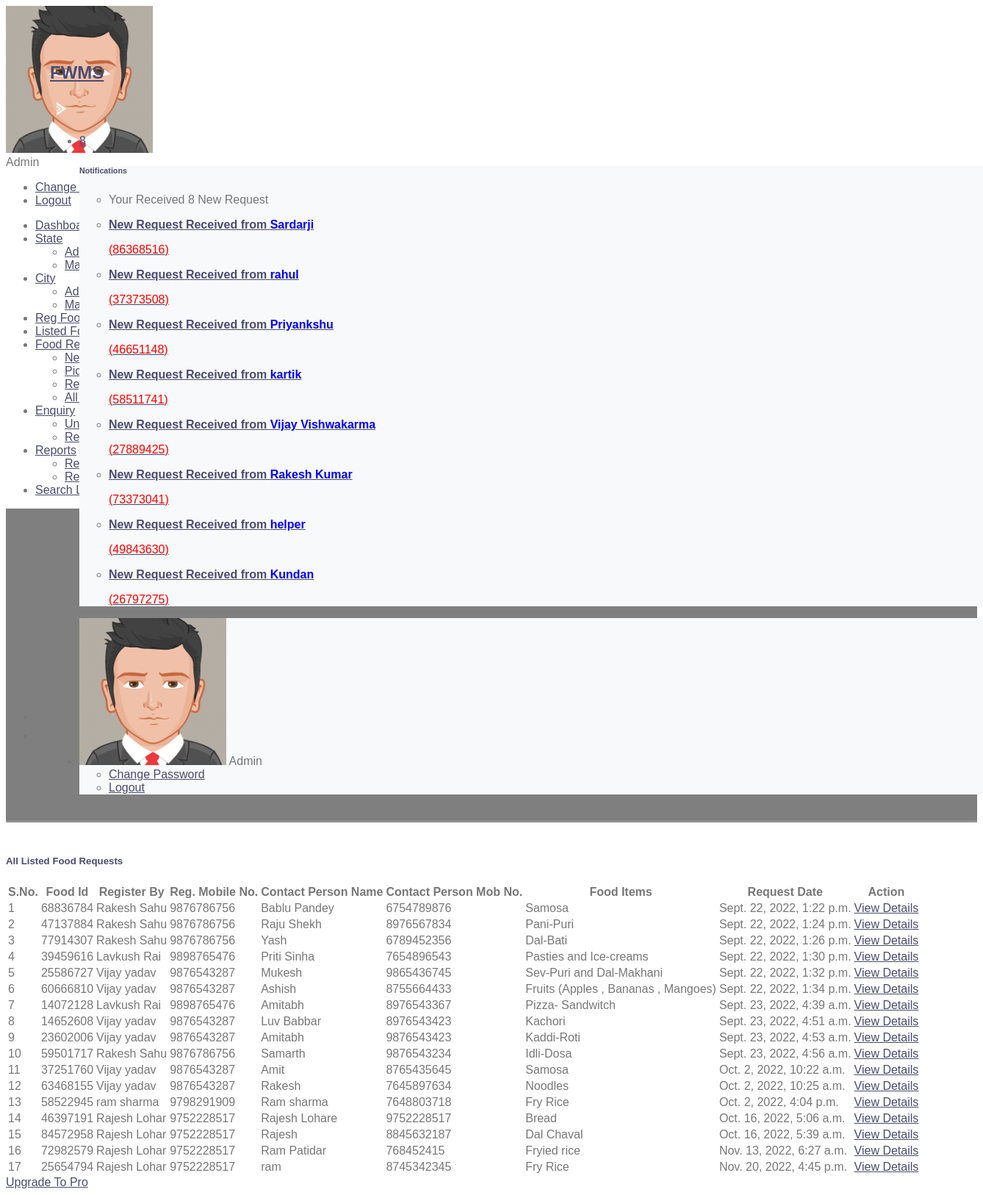
The page /listedFood (signed in) on the database its author committed.
### foodwaste/models.py (models this page shows, shortened)
class Foodrequests(models.Model):
    food = models.ForeignKey(Food, on_delete=models.CASCADE, null=True)
    requestNumber = models.CharField(max_length=150, null=True)
    fullName = models.CharField(max_length=250, null=True)
    mobileNumber = models.CharField(max_length=15, null=True)
    message = models.CharField(max_length=350, null=True)
    requestDate = models.DateTimeField(auto_now_add=True)
    status = models.CharField(max_length=50, null=True) #tobc
    donorRemark = models.CharField(max_length=250, null=True)
    requestCompletionDate = models.DateField(null=True)

class Food(models.Model):
    donorid = models.ForeignKey(Donor, on_delete=models.CASCADE, null=True)
    foodId = models.CharField(max_length=150, null=True)
    FoodItems = models.CharField(max_length=250, null=True)
    city = models.ForeignKey(City, on_delete=models.CASCADE)
    Description = models.CharField(max_length=300, null=True)
    PickupDate = models.DateField(null=True)
    PickupAddress = models.CharField(max_length=250, null=True)
    ContactPerson = models.CharField(max_length=150, null=True)
    CPMobNumber = models.CharField(max_length=15, null=True)
    Image = models.FileField(null=True,blank=True)
    CreationDate = models.DateTimeField(auto_now_add=True)
    UpdationDate = models.DateField(null=True)

class Donor(models.Model):
    user = models.ForeignKey(User, on_delete=models.CASCADE, null=True)
    MobileNumber = models.CharField(max_length=100, null=True)
    RegDate = models.DateTimeField(auto_now_add=True)

### foodwaste/views.py (the view)
# urls.py: path('listedFood', listedFood, name='listedFood'),
def listedFood(request):
    if not request.user.is_authenticated:
        return redirect('admin_login')
    food = Food.objects.all()
    return render(request, 'admin/listedFood.html', locals())

### foodwaste/templatetags/custom_tag.py (called while the page is built)
@register.filter(name = 'notification')
def notification(obj):
    foodrequest  = Foodrequests.objects.filter(status=None)
    return foodrequest

@register.simple_tag()
def notificationcount(*args, **kwargs):
    foodrequestcount  = Foodrequests.objects.filter(status=None).count()
    return foodrequestcount

### foodwaste/templates/admin/listedFood.html (shortened to what this page needs)
{% extends 'admin_base.html' %}
{% load static %}
{% block main %}
<section class="pcoded-main-container">
    <div class="pcoded-content">
        <div class="page-header">
            <div class="page-block">
                <div class="row align-items-center">
                    <div class="col-md-12">
                        <div class="page-header-title">
                            <h5 class="m-b-10">All Listed Food</h5>
                        </div>
                        <ul class="breadcrumb">
                            <li class="breadcrumb-item"><a href="{% url 'dashboard' %}"></a></li>
                            <li class="breadcrumb-item"><a href="">Listed Food</a></li>
                        </ul>
                    </div>
                </div>
            </div>
        </div>
        <div class="row">
            <div class="col-md-12">
                <div class="card">
                    <div class="card-header">
                        <h5>All Listed Food Requests</h5>
                    </div>
                    <div class="card-body table-border-style">
                        <div class="table-responsive">
                            <table class="table">
                                <thead>
                                <tr>
                                    <th class="ml-5">S.No.</th>
                                    <th>Food Id</th>
                                    <th>Register By</th>
                                    <th>Reg. Mobile No.</th>
                                    <th>Contact Person Name</th>
                                    <th>Contact Person Mob No.</th>
                                    <th>Food Items</th>
                                    <th>Request Date</th>
                                    <th>Action</th>
                                </tr>
                                </thead>
                                <tbody>
                                {% for i in food %}
                                <tr>
                                    <td>{{forloop.counter}}</td>
                                    <td>{{i.foodId}}</td>
                                    <td>{{i.donorid.user.first_name}} {{i.donorid.user.last_name}}</td>
                                    <td>{{i.donorid.MobileNumber}}</td>
                                    <td>{{i.ContactPerson}}</td>
                                    <td>{{i.CPMobNumber}}</td>
                                    <td>{{i.FoodItems}}</td>
                                    <td>{{i.CreationDate}}</td>
                                    <td><a href="{% url 'foodDetails' i.id %}" class="text-primary">View Details</a></td>
                                </tr>
                                {% endfor %}
                                </tbody>
                            </table>
                        </div>
                    </div>
                </div>
            </div>
        </div>
    </div>
</section>
{% endblock %}

### foodwaste/templates/admin_base.html (shortened to what this page needs)
{% load static %}
{% load custom_tag %}
<!DOCTYPE html>
<html lang="en">
<head>
    <link rel="stylesheet" href="{% static 'assets/css/style.css' %}">
</head>
<body class="">
<nav class="pcoded-navbar  ">
    <div class="navbar-wrapper  ">
        <div class="navbar-content scroll-div ">
            <div class="">
                <div class="main-menu-header">
                    <img class="img-radius" src="{% static 'assets/images/user/avatar-2.png' %}" alt="User-Profile-Image">
                    <div class="user-details">
                        <div id="more-details">Admin</div>
                    </div>
                </div>
                <div class="collapse" id="nav-user-link">
                    <ul class="list-unstyled">
                        <li class="list-group-item"><a href="{% url 'changePassword' %}">Change Password</a>
                        </li>
                        <li class="list-group-item"><a href="/logout">Logout</a></li>
                    </ul>
                </div>
            </div>
            <ul class="nav pcoded-inner-navbar ">
                <li class="nav-item">
                    <a href="{% url 'dashboard' %}" class="nav-link "><span class="pcoded-micon"></span><span
                            class="pcoded-mtext">Dashboard</span></a>
                </li>
                <li class="nav-item pcoded-hasmenu">
                    <a href="#" class="nav-link "><span class="pcoded-micon"></span><span
                            class="pcoded-mtext">State</span></a>
                    <ul class="pcoded-submenu">
                        <li><a href="{% url 'addState' %}">Add State</a></li>
                        <li><a href="{% url 'manageState' %}">Manage State</a></li>
                    </ul>
                </li>
                <li class="nav-item pcoded-hasmenu">
                    <a href="#" class="nav-link "><span class="pcoded-micon"></span><span
                            class="pcoded-mtext">City</span></a>
                    <ul class="pcoded-submenu">
                        <li><a href="{% url 'addCity' %}">Add City</a></li>
                        <li><a href="{% url 'manageCity' %}">Manage City</a></li>
                    </ul>
                </li>
                <li class="nav-item">
                    <a href="{% url 'regFoodDonor' %}" class="nav-link "><span class="pcoded-mtext">Reg Food Donor</span></a>
                </li>
                <li class="nav-item">
                    <a href="{% url 'listedFood' %}" class="nav-link "><span class="pcoded-mtext">Listed Food</span></a>
                </li>
                <li class="nav-item pcoded-hasmenu">
                    <a href="#" class="nav-link "><span class="pcoded-mtext">Food Request</span></a>
                    <ul class="pcoded-submenu">
                        <li><a href="{% url 'newRequest' %}">New Request</a></li>
                        <li><a href="{% url 'completeRequest' %}">Picked/Take Away/Completed</a></li>
                        <li><a href="{% url 'rejectRequest' %}">Rejected Request</a></li>
                        <li><a href="{% url 'allRequest' %}">All Request</a></li>
                    </ul>
                </li>
                <li class="nav-item pcoded-hasmenu">
                    <a href="#" class="nav-link "><span class="pcoded-micon"></span><span
                            class="pcoded-mtext">Enquiry</span></a>
                    <ul class="pcoded-submenu">
                        <li><a href="{% url 'unreadEnquiry' %}">Unread Enquiry</a></li>
                        <li><a href="{% url 'readEnquiry' %}">Read Enquiry</a></li>
                    </ul>
                </li>
                <li class="nav-item pcoded-hasmenu">
                    <a href="#" class="nav-link "><span class="pcoded-micon"></span><span
                            class="pcoded-mtext">Reports</span></a>
                    <ul class="pcoded-submenu">
                        <li><a href="{% url 'reportDonatedFood' %}">Report of Donated Food</a></li>
                        <li><a href="{% url 'reportregfoodDonor' %}">Report of Reg Food Donor</a></li>
                    </ul>
                </li>
                <li class="nav-item">
                    <a href="{% url 'searchFood' %}" class="nav-link "><span class="pcoded-mtext">Search Listed Food</span></a>
                </li>
            </ul>
        </div>
    </div>
</nav>
<header class="navbar pcoded-header navbar-expand-lg navbar-light header-dark">
    <div class="m-header">
        <a href="#!" class="b-brand">
            <h2>FWMS</h2>
            <img src="{% static 'assets/images/logo-icon.png' %}" alt="" class="logo-thumb">
        </a>
    </div>
    <div class="collapse navbar-collapse">
        <ul class="navbar-nav ml-auto">
            <li>
                <div class="dropdown">
                    <a class="dropdown-toggle" href="#" data-toggle="dropdown">
                        <span class="badge badge-pill badge-danger">{% notificationcount %}</span>
                    </a>
                    <div class="dropdown-menu dropdown-menu-right notification">
                        <div class="noti-head">
                            <h6 class="d-inline-block m-b-0">Notifications</h6>
                        </div>
                        <ul class="noti-body">
                            <li class="n-title">
                                <p class="m-b-0">Your Received {% notificationcount %} New Request</p>
                            </li>
                            {% for i in ""|notification %}
                            <li class="notification">
                                <a href="{% url 'newRequest' %}">
                                <div class="media">
                                    <div class="media-body">
                                        <p><strong>New Request Received from <span style="color: blue">{{i.fullName}}</span></strong></p>
                                        <p style="color: red;">({{i.requestNumber}})</p>
                                    </div>
                                </div> </a>
                            </li>
                            {% empty %}
                            <li style="text-align : center">No Records Found</li>
                            {% endfor %}
                        </ul>
                    </div>
                </div>
            </li>
            <li>
                <div class="dropdown drp-user">
                    <div class="dropdown-menu dropdown-menu-right profile-notification">
                        <div class="pro-head">
                            <img src="{% static 'assets/images/user/avatar-2.png' %}" class="img-radius" alt="User-Profile-Image">
                            <span>Admin</span>
                        </div>
                        <ul class="pro-body">
                            <li><a href="{% url 'changePassword' %}" class="dropdown-item"> Change Password</a></li>
                            <li><a href="/logout" class="dropdown-item"> Logout</a></li>
                        </ul>
                    </div>
                </div>
            </li>
        </ul>
    </div>
</header>
{% block main %}
{% endblock %}
</body>
</html>

### foodwaste/static/css/style.css (style rules this page uses)
body { color: #777777; font-weight: 500; background: #ffffff; font-family: 'Quicksand', sans-serif; }
h1, h2, h3, h4, h5, h6 { color: #4a4c70; }
a { color: #4a4c70; transition: .3s; }
.navbar { position: relative; transition: .5s; z-index: 999; }
.navbar .dropdown-menu { margin-top: 0; border: 0; border-radius: 0; background: #f8f9fa; }
@media (min-width: 992px) { .navbar { position: absolute; width: 100%; top: 45px; padding: 20px 60px; background: transparent !important; border-bottom: 1px solid rgba(255, 255, 255, .3); z-index: 9; } }
.page-header { position: relative; margin-bottom: 45px; padding: 210px 0 90px 0; text-align: center; background: linear-gradient(rgba(0, 0, 0, .5), rgba(0, 0, 0, .5)), url(../img/page-header.jpg); background-attachment: fixed; background-position: center; background-repeat: no-repeat; background-size: cover; }
.page-header a { position: relative; padding: 0 12px; font-size: 22px; color: #ffffff; }
.page-header a::after { position: absolute; content: "/"; width: 8px; height: 8px; top: -2px; right: -7px; text-align: center; color: #ffffff; }
.page-header a:last-child::after { display: none; }

### rows shown on the page
Foodrequests: fullName "Sardarji", requestNumber "86368516"
Foodrequests: fullName "rahul", requestNumber "37373508"
Foodrequests: fullName "Priyankshu", requestNumber "46651148"
Foodrequests: fullName "kartik", requestNumber "58511741"
Foodrequests: fullName "Vijay Vishwakarma", requestNumber "27889425"
Foodrequests: fullName "Rakesh Kumar", requestNumber "73373041"
Foodrequests: fullName "helper", requestNumber "49843630"
Foodrequests: fullName "Kundan", requestNumber "26797275"
Food: foodId "68836784", donorid.user.first_name "Rakesh", donorid.user.last_name "Sahu", donorid.MobileNumber "9876786756", ContactPerson "Bablu Pandey", CPMobNumber "6754789876", FoodItems "Samosa", CreationDate "Sept. 22, 2022, 1:22 p.m."
Food: foodId "47137884", donorid.user.first_name "Rakesh", donorid.user.last_name "Sahu", donorid.MobileNumber "9876786756", ContactPerson "Raju Shekh", CPMobNumber "8976567834", FoodItems "Pani-Puri", CreationDate "Sept. 22, 2022, 1:24 p.m."
Food: foodId "77914307", donorid.user.first_name "Rakesh", donorid.user.last_name "Sahu", donorid.MobileNumber "9876786756", ContactPerson "Yash", CPMobNumber "6789452356", FoodItems "Dal-Bati", CreationDate "Sept. 22, 2022, 1:26 p.m."
Food: foodId "39459616", donorid.user.first_name "Lavkush", donorid.user.last_name "Rai", donorid.MobileNumber "9898765476", ContactPerson "Priti Sinha", CPMobNumber "7654896543", FoodItems "Pasties and Ice-creams", CreationDate "Sept. 22, 2022, 1:30 p.m."
Food: foodId "25586727", donorid.user.first_name "Vijay", donorid.user.last_name "yadav", donorid.MobileNumber "9876543287", ContactPerson "Mukesh", CPMobNumber "9865436745", FoodItems "Sev-Puri and Dal-Makhani", CreationDate "Sept. 22, 2022, 1:32 p.m."
Food: foodId "60666810", donorid.user.first_name "Vijay", donorid.user.last_name "yadav", donorid.MobileNumber "9876543287", ContactPerson "Ashish", CPMobNumber "8755664433", FoodItems "Fruits (Apples , Bananas , Mangoes)", CreationDate "Sept. 22, 2022, 1:34 p.m."
Food: foodId "14072128", donorid.user.first_name "Lavkush", donorid.user.last_name "Rai", donorid.MobileNumber "9898765476", ContactPerson "Amitabh", CPMobNumber "8976543367", FoodItems "Pizza- Sandwitch", CreationDate "Sept. 23, 2022, 4:39 a.m."
Food: foodId "14652608", donorid.user.first_name "Vijay", donorid.user.last_name "yadav", donorid.MobileNumber "9876543287", ContactPerson "Luv Babbar", CPMobNumber "8976543423", FoodItems "Kachori", CreationDate "Sept. 23, 2022, 4:51 a.m."
Food: foodId "23602006", donorid.user.first_name "Vijay", donorid.user.last_name "yadav", donorid.MobileNumber "9876543287", ContactPerson "Amitabh", CPMobNumber "9876543423", FoodItems "Kaddi-Roti", CreationDate "Sept. 23, 2022, 4:53 a.m."
Food: foodId "59501717", donorid.user.first_name "Rakesh", donorid.user.last_name "Sahu", donorid.MobileNumber "9876786756", ContactPerson "Samarth", CPMobNumber "9876543234", FoodItems "Idli-Dosa", CreationDate "Sept. 23, 2022, 4:56 a.m."
Food: foodId "37251760", donorid.user.first_name "Vijay", donorid.user.last_name "yadav", donorid.MobileNumber "9876543287", ContactPerson "Amit", CPMobNumber "8765435645", FoodItems "Samosa", CreationDate "Oct. 2, 2022, 10:22 a.m."
Food: foodId "63468155", donorid.user.first_name "Vijay", donorid.user.last_name "yadav", donorid.MobileNumber "9876543287", ContactPerson "Rakesh", CPMobNumber "7645897634", FoodItems "Noodles", CreationDate "Oct. 2, 2022, 10:25 a.m."
Food: foodId "58522945", donorid.user.first_name "ram", donorid.user.last_name "sharma", donorid.MobileNumber "9798291909", ContactPerson "Ram sharma", CPMobNumber "7648803718", FoodItems "Fry Rice", CreationDate "Oct. 2, 2022, 4:04 p.m."
Food: foodId "46397191", donorid.user.first_name "Rajesh", donorid.user.last_name "Lohar", donorid.MobileNumber "9752228517", ContactPerson "Rajesh Lohare", CPMobNumber "9752228517", FoodItems "Bread", CreationDate "Oct. 16, 2022, 5:06 a.m."
Food: foodId "84572958", donorid.user.first_name "Rajesh", donorid.user.last_name "Lohar", donorid.MobileNumber "9752228517", ContactPerson "Rajesh", CPMobNumber "8845632187", FoodItems "Dal Chaval", CreationDate "Oct. 16, 2022, 5:39 a.m."
Food: foodId "72982579", donorid.user.first_name "Rajesh", donorid.user.last_name "Lohar", donorid.MobileNumber "9752228517", ContactPerson "Ram Patidar", CPMobNumber "768452415", FoodItems "Fryied rice", CreationDate "Nov. 13, 2022, 6:27 a.m."
Food: foodId "25654794", donorid.user.first_name "Rajesh", donorid.user.last_name "Lohar", donorid.MobileNumber "9752228517", ContactPerson "ram", CPMobNumber "8745342345", FoodItems "Fry Rice", CreationDate "Nov. 20, 2022, 4:45 p.m."
